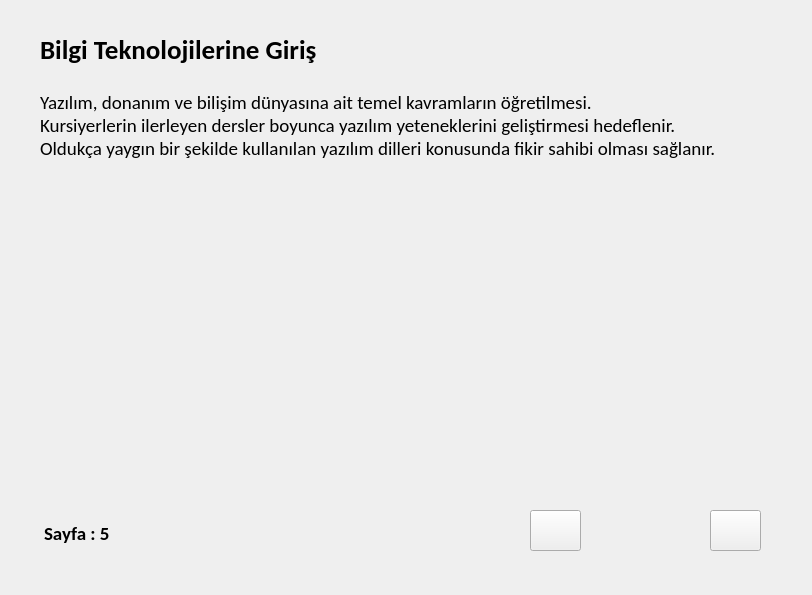
<?xml version="1.0" encoding="UTF-8"?>
<ui version="4.0">
 <class>Form</class>
 <widget class="QWidget" name="Form">
  <property name="geometry">
   <rect>
    <x>0</x>
    <y>0</y>
    <width>812</width>
    <height>595</height>
   </rect>
  </property>
  <property name="windowTitle">
   <string>Kurs</string>
  </property>
  <widget class="QLabel" name="baslikLabel">
   <property name="geometry">
    <rect>
     <x>40</x>
     <y>0</y>
     <width>419</width>
     <height>99</height>
    </rect>
   </property>
   <property name="font">
    <font>
     <family>Calibri</family>
     <pointsize>20</pointsize>
     <weight>75</weight>
     <bold>true</bold>
    </font>
   </property>
   <property name="text">
    <string>Bilgi Teknolojilerine Giriş</string>
   </property>
   <property name="alignment">
    <set>Qt::AlignLeading|Qt::AlignLeft|Qt::AlignVCenter</set>
   </property>
  </widget>
  <widget class="QLabel" name="aciklamaLabel">
   <property name="geometry">
    <rect>
     <x>40</x>
     <y>90</y>
     <width>741</width>
     <height>401</height>
    </rect>
   </property>
   <property name="font">
    <font>
     <family>Calibri</family>
     <pointsize>14</pointsize>
    </font>
   </property>
   <property name="frameShape">
    <enum>QFrame::NoFrame</enum>
   </property>
   <property name="text">
    <string>Yazılım, donanım ve bilişim dünyasına ait temel kavramların öğretilmesi.
Kursiyerlerin ilerleyen dersler boyunca yazılım yeteneklerini geliştirmesi hedeflenir.
Oldukça yaygın bir şekilde kullanılan yazılım dilleri konusunda fikir sahibi olması sağlanır.</string>
   </property>
   <property name="scaledContents">
    <bool>false</bool>
   </property>
   <property name="alignment">
    <set>Qt::AlignLeading|Qt::AlignLeft|Qt::AlignTop</set>
   </property>
   <property name="wordWrap">
    <bool>true</bool>
   </property>
  </widget>
  <widget class="QPushButton" name="oncekiButon">
   <property name="geometry">
    <rect>
     <x>530</x>
     <y>510</y>
     <width>51</width>
     <height>41</height>
    </rect>
   </property>
   <property name="text">
    <string/>
   </property>
   <property name="icon">
    <iconset>
     <normaloff>../../kütüphane/ui/sol.png</normaloff>../../kütüphane/ui/sol.png</iconset>
   </property>
   <property name="iconSize">
    <size>
     <width>32</width>
     <height>32</height>
    </size>
   </property>
  </widget>
  <widget class="QPushButton" name="sonrakiButon">
   <property name="geometry">
    <rect>
     <x>710</x>
     <y>510</y>
     <width>51</width>
     <height>41</height>
    </rect>
   </property>
   <property name="font">
    <font>
     <pointsize>8</pointsize>
    </font>
   </property>
   <property name="text">
    <string/>
   </property>
   <property name="icon">
    <iconset>
     <normaloff>../../kütüphane/ui/sağ.png</normaloff>../../kütüphane/ui/sağ.png</iconset>
   </property>
   <property name="iconSize">
    <size>
     <width>32</width>
     <height>32</height>
    </size>
   </property>
  </widget>
  <widget class="QLabel" name="sayfa">
   <property name="geometry">
    <rect>
     <x>44</x>
     <y>513</y>
     <width>81</width>
     <height>41</height>
    </rect>
   </property>
   <property name="font">
    <font>
     <family>Calibri</family>
     <pointsize>14</pointsize>
     <weight>75</weight>
     <bold>true</bold>
    </font>
   </property>
   <property name="text">
    <string>Sayfa : 5</string>
   </property>
  </widget>
 </widget>
 <resources/>
 <connections/>
</ui>
